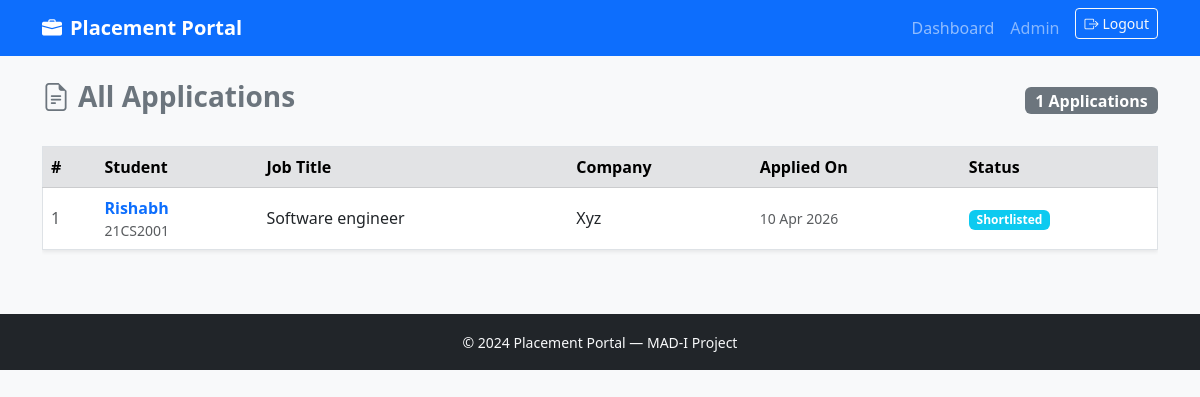
The app's page /admin/applications (signed in), older data.
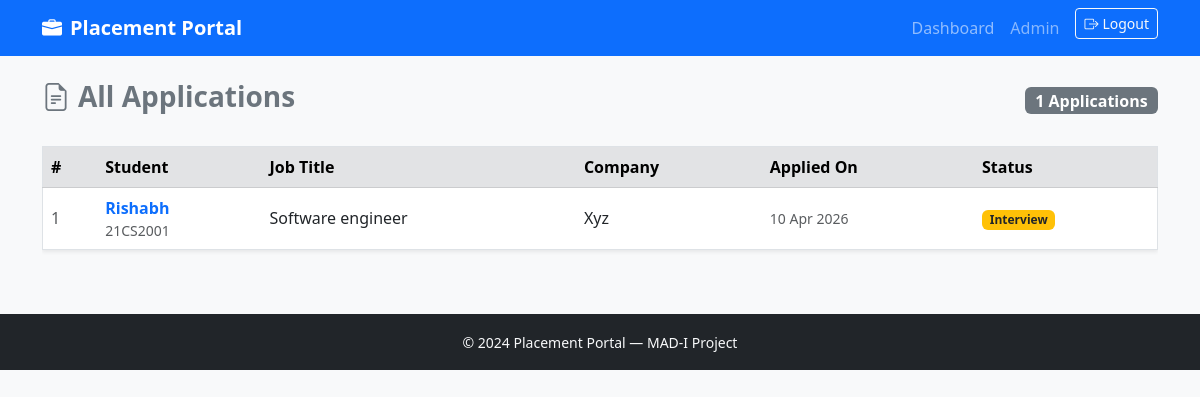
The same page, newer data.
### models.py (models this page shows)
class Application(db.Model):
    id = db.Column(db.Integer, primary_key=True)
    student_id = db.Column(db.Integer, db.ForeignKey('student.id'), nullable=False)
    job_id = db.Column(db.Integer, db.ForeignKey('job_position.id'), nullable=False)
    applied_at = db.Column(db.DateTime, default=lambda: datetime.now(timezone.utc))
    status = db.Column(db.String(30), default='applied')
    notes = db.Column(db.Text)
    updated_at = db.Column(db.DateTime, default=lambda: datetime.now(timezone.utc))
    __table_args__ = (
        db.UniqueConstraint('student_id', 'job_id', name='uq_student_job'),
    )

class Student(db.Model):
    id = db.Column(db.Integer, primary_key=True)
    user_id = db.Column(db.Integer, db.ForeignKey('user.id'), nullable=False)
    name = db.Column(db.String(100))
    roll_no = db.Column(db.String(50), unique=True)
    branch = db.Column(db.String(100))
    cgpa = db.Column(db.Float)
    skills = db.Column(db.Text)
    phone = db.Column(db.String(20))
    linkedin = db.Column(db.String(250))
    about = db.Column(db.Text)
    resume_path = db.Column(db.String(250))
    applications  = db.relationship('Application', backref='student', lazy='dynamic')
    notifications = db.relationship('Notification', backref='student', lazy='dynamic')

class JobPosition(db.Model):
    id = db.Column(db.Integer, primary_key=True)
    company_id = db.Column(db.Integer, db.ForeignKey('company.id'), nullable=False)
    title = db.Column(db.String(150))
    description = db.Column(db.Text)
    required_skills = db.Column(db.Text)
    experience = db.Column(db.String(100))
    salary_min = db.Column(db.Float)
    salary_max = db.Column(db.Float)
    location = db.Column(db.String(150))
    deadline = db.Column(db.DateTime)
    status = db.Column(db.String(20), default='active')
    is_approved = db.Column(db.Boolean, default=False)
    created_at = db.Column(db.DateTime, default=lambda: datetime.now(timezone.utc), nullable=False)
    applications = db.relationship('Application', backref='job', lazy='dynamic')

class Company(db.Model):
    id = db.Column(db.Integer, primary_key=True)
    user_id = db.Column(db.Integer, db.ForeignKey('user.id'), nullable=False)
    name = db.Column(db.String(150))
    industry = db.Column(db.String(100))
    website = db.Column(db.String(250))
    description = db.Column(db.Text)
    location = db.Column(db.String(150))
    approval_status = db.Column(db.String(20), default='pending')
    is_blacklisted  = db.Column(db.Boolean, default=False)
    created_at = db.Column(db.DateTime, default=lambda: datetime.now(timezone.utc), nullable=False)
    jobs = db.relationship('JobPosition', backref='company', lazy='dynamic')

### routes/admin.py (the view)
@admin_bp.route('/applications')
@login_required
@admin_required
def applications():
    applications = Application.query.order_by(Application.applied_at.desc()).all()
    return render_template('admin/applications.html', applications = applications)

### models.py (called while the page is built)
@login_manager.user_loader
def load_user(user_id):
    return User.query.get(int(user_id))

    @property
    def is_active(self):
        return self.active

### routes/admin.py (called while the page is built)
def admin_required(f):
    @wraps(f)
    def wrapped(*args, **kwargs):
        if not current_user.is_authenticated:
            flash('Please login first.', 'danger')
            return redirect(url_for('auth.login'))
        if current_user.role != 'admin':
            flash('Admin access required.', 'danger')
            return redirect(url_for('auth.login'))
        return f(*args, **kwargs)
    return wrapped

### templates/admin/applications.html (shortened to what this page needs)
{% extends 'base.html' %}
{% block content %}
<div class="d-flex justify-content-between align-items-center mb-4">
  <h3 class="fw-bold text-secondary">
    <i class="bi bi-file-earmark-text me-2"></i>All Applications
  </h3>
  <span class="badge bg-secondary fs-6">{{ applications|length }} Applications</span>
</div>
{% if applications %}
<div class="table-responsive">
  <table class="table table-hover align-middle border shadow-sm">
    <thead class="table-secondary">
      <tr>
        <th>#</th>
        <th>Student</th>
        <th>Job Title</th>
        <th>Company</th>
        <th>Applied On</th>
        <th>Status</th>
      </tr>
    </thead>
    <tbody>
      {% for app in applications %}
      <tr>
        <td class="text-muted">{{ loop.index }}</td>
        <td>
          <a href="{{ url_for('admin.student_detail', student_id=app.student.id) }}"
             class="fw-semibold text-decoration-none">{{ app.student.name }}</a>
          <div class="small text-muted">{{ app.student.roll_no or '—' }}</div>
        </td>
        <td>{{ app.job.title }}</td>
        <td>{{ app.job.company.name }}</td>
        <td class="small text-muted">{{ app.applied_at.strftime('%d %b %Y') }}</td>
        <td>
          <span class="badge
            {% if app.status == 'placed' %}bg-success
            {% elif app.status == 'rejected' %}bg-danger
            {% elif app.status == 'shortlisted' %}bg-info
            {% elif app.status == 'interview' %}bg-warning text-dark
            {% else %}bg-secondary{% endif %}">
            {{ app.status | capitalize }}
          </span>
        </td>
      </tr>
      {% endfor %}
    </tbody>
  </table>
</div>
{% else %}
<div class="text-center py-5 text-muted">
  <i class="bi bi-file-earmark-text display-4"></i>
  <p class="mt-2">No applications yet.</p>
</div>
{% endif %}
{% endblock %}

Row changes from the older to the newer data that the page shows:
changed Application "Rishabh": status "Shortlisted" → "Interview"
